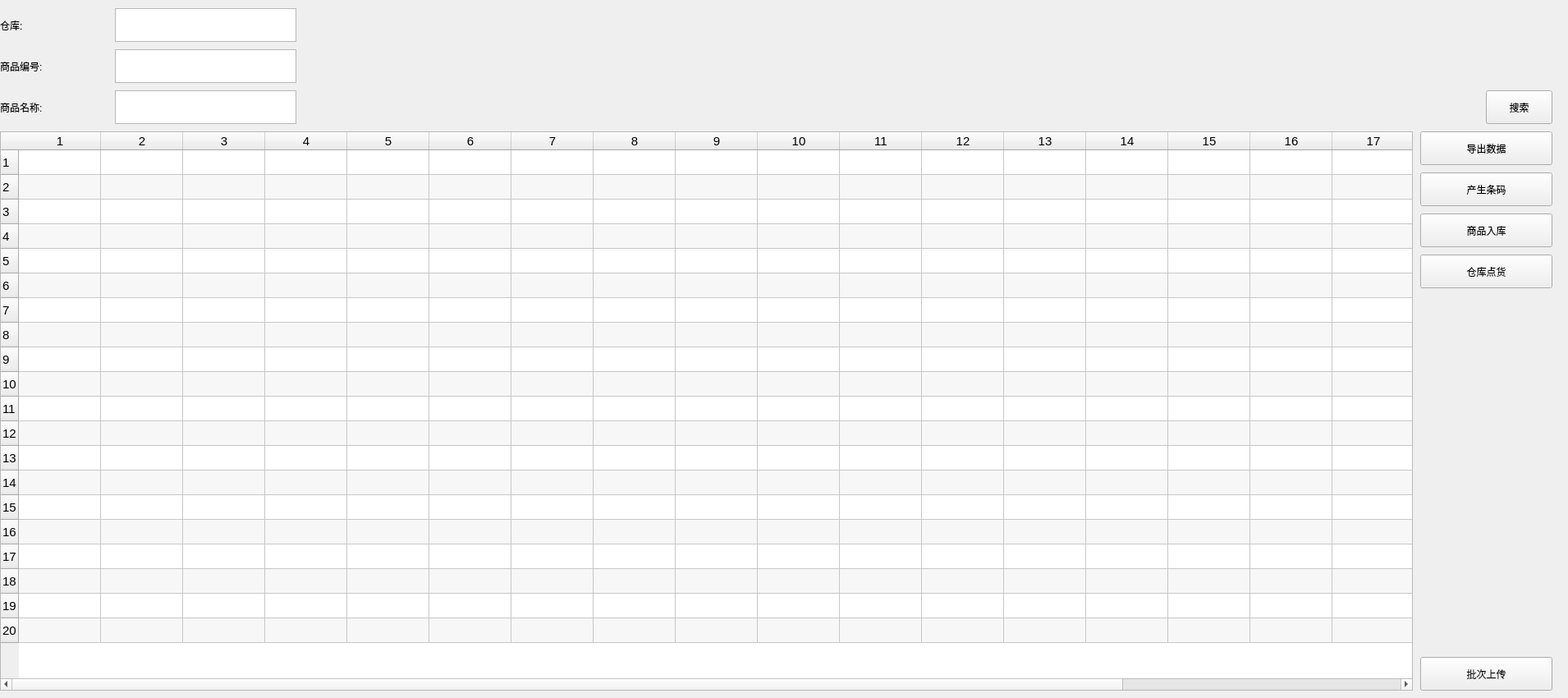
    <widget class="QWidget" name="tab_inventoryManagement">
     <property name="sizePolicy">
      <sizepolicy hsizetype="Fixed" vsizetype="Fixed">
       <horstretch>0</horstretch>
       <verstretch>0</verstretch>
      </sizepolicy>
     </property>
     <property name="minimumSize">
      <size>
       <width>1910</width>
       <height>850</height>
      </size>
     </property>
     <attribute name="title">
      <string>库存管理</string>
     </attribute>
     <widget class="QPushButton" name="inventory_pushButton_search">
      <property name="geometry">
       <rect>
        <x>1810</x>
        <y>110</y>
        <width>81</width>
        <height>41</height>
       </rect>
      </property>
      <property name="text">
       <string>搜索</string>
      </property>
     </widget>
     <widget class="QLabel" name="inventory_label_productName">
      <property name="geometry">
       <rect>
        <x>0</x>
        <y>110</y>
        <width>141</width>
        <height>41</height>
       </rect>
      </property>
      <property name="lineWidth">
       <number>0</number>
      </property>
      <property name="text">
       <string>商品名称:</string>
      </property>
      <property name="textFormat">
       <enum>Qt::PlainText</enum>
      </property>
     </widget>
     <widget class="QLabel" name="inventory_label_productID">
      <property name="geometry">
       <rect>
        <x>0</x>
        <y>60</y>
        <width>111</width>
        <height>41</height>
       </rect>
      </property>
      <property name="lineWidth">
       <number>0</number>
      </property>
      <property name="text">
       <string>商品编号:</string>
      </property>
      <property name="textFormat">
       <enum>Qt::PlainText</enum>
      </property>
     </widget>
     <widget class="QLabel" name="inventory_label_warehouse">
      <property name="geometry">
       <rect>
        <x>0</x>
        <y>10</y>
        <width>111</width>
        <height>41</height>
       </rect>
      </property>
      <property name="lineWidth">
       <number>0</number>
      </property>
      <property name="text">
       <string>仓库:</string>
      </property>
      <property name="textFormat">
       <enum>Qt::PlainText</enum>
      </property>
     </widget>
     <widget class="QTableWidget" name="inventory_tableWidget_display">
      <property name="geometry">
       <rect>
        <x>0</x>
        <y>160</y>
        <width>1721</width>
        <height>681</height>
       </rect>
      </property>
      <property name="font">
       <font>
        <pointsize>11</pointsize>
       </font>
      </property>
      <property name="alternatingRowColors">
       <bool>true</bool>
      </property>
      <property name="selectionBehavior">
       <enum>QAbstractItemView::SelectRows</enum>
      </property>
      <property name="rowCount">
       <number>20</number>
      </property>
      <property name="columnCount">
       <number>20</number>
      </property>
      <attribute name="horizontalHeaderShowSortIndicator" stdset="0">
       <bool>true</bool>
      </attribute>
      <attribute name="verticalHeaderDefaultSectionSize">
       <number>30</number>
      </attribute>
      <attribute name="verticalHeaderMinimumSectionSize">
       <number>30</number>
      </attribute>
      <row/>
      <row/>
      <row/>
      <row/>
      <row/>
      <row/>
      <row/>
      <row/>
      <row/>
      <row/>
      <row/>
      <row/>
      <row/>
      <row/>
      <row/>
      <row/>
      <row/>
      <row/>
      <row/>
      <row/>
      <column/>
      <column/>
      <column/>
      <column/>
      <column/>
      <column/>
      <column/>
      <column/>
      <column/>
      <column/>
      <column/>
      <column/>
      <column/>
      <column/>
      <column/>
      <column/>
      <column/>
      <column/>
      <column/>
      <column/>
     </widget>
     <widget class="QPushButton" name="inventory_pushButton_printBarcode">
      <property name="geometry">
       <rect>
        <x>1730</x>
        <y>210</y>
        <width>161</width>
        <height>41</height>
       </rect>
      </property>
      <property name="text">
       <string>产生条码</string>
      </property>
     </widget>
     <widget class="QPushButton" name="inventory_pushButton_batchUpload">
      <property name="geometry">
       <rect>
        <x>1730</x>
        <y>800</y>
        <width>161</width>
        <height>41</height>
       </rect>
      </property>
      <property name="text">
       <string>批次上传</string>
      </property>
     </widget>
     <widget class="QPushButton" name="inventory_pushButton_signInInventory">
      <property name="geometry">
       <rect>
        <x>1730</x>
        <y>260</y>
        <width>161</width>
        <height>41</height>
       </rect>
      </property>
      <property name="text">
       <string>商品入库</string>
      </property>
     </widget>
     <widget class="QPushButton" name="inventory_pushButton_generateCSV">
      <property name="geometry">
       <rect>
        <x>1730</x>
        <y>160</y>
        <width>161</width>
        <height>41</height>
       </rect>
      </property>
      <property name="text">
       <string>导出数据</string>
      </property>
     </widget>
     <widget class="QTextEdit" name="inventory_textEdit_warehouse">
      <property name="geometry">
       <rect>
        <x>140</x>
        <y>10</y>
        <width>221</width>
        <height>41</height>
       </rect>
      </property>
     </widget>
     <widget class="QTextEdit" name="inventory_textEdit_productID">
      <property name="geometry">
       <rect>
        <x>140</x>
        <y>60</y>
        <width>221</width>
        <height>41</height>
       </rect>
      </property>
     </widget>
     <widget class="QTextEdit" name="inventory_textEdit_productName">
      <property name="geometry">
       <rect>
        <x>140</x>
        <y>110</y>
        <width>221</width>
        <height>41</height>
       </rect>
      </property>
     </widget>
     <widget class="QPushButton" name="inventory_pushButton_skuReview">
      <property name="geometry">
       <rect>
        <x>1730</x>
        <y>310</y>
        <width>161</width>
        <height>41</height>
       </rect>
      </property>
      <property name="text">
       <string>仓库点货</string>
      </property>
     </widget>
    </widget>
